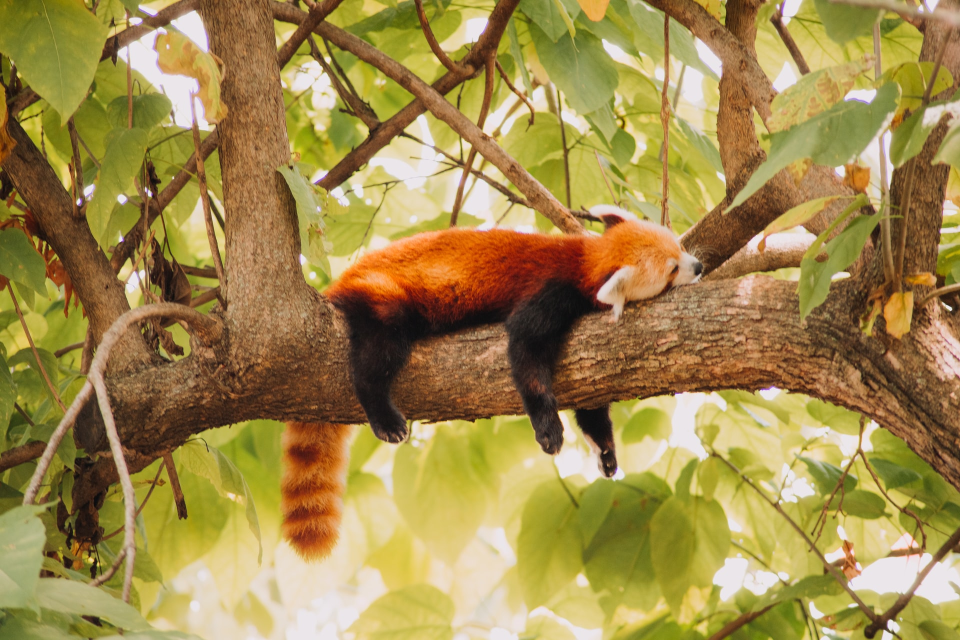
#> input picture Pillow-main/picture.jpg, 1920 x 1280 px (shown at 1/2 size)
$ python pillow6_ImageOps.py
#> lines starting #> are read from the running program, lines starting #| are printed output that depends on the picture
from PIL import Image, ImageOps

# image import
image = Image.open('picture.jpg')
#> image is the input picture: PIL image 1920x1280 RGB; mean R, G, B 160.9, 137.7, 76.5

# color changes
image_contrast = ImageOps.autocontrast(image = image, cutoff = 5)
image_inverted = ImageOps.invert(image)
image_solarize = ImageOps.solarize(image = image, threshold = 100)
image_posterize = ImageOps.posterize(image = image, bits = 1)
image_grayscale = ImageOps.grayscale(image = image)
image_equalized = ImageOps.equalize(image = image)
image_colorize = ImageOps.colorize(image = image.convert('L'), black = 'blue', white = 'red')
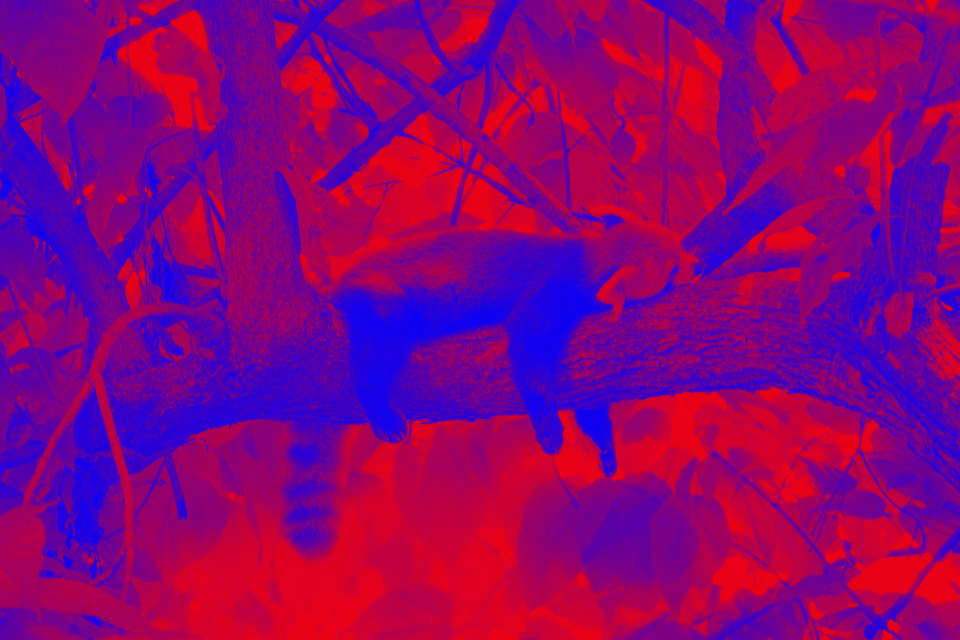
#> image_colorize: PIL image 1920x1280 RGB (shown at 1/2 size); mean R, G, B 137.7, 0, 117.3

# dimension changes
image_mirror = ImageOps.mirror(image)
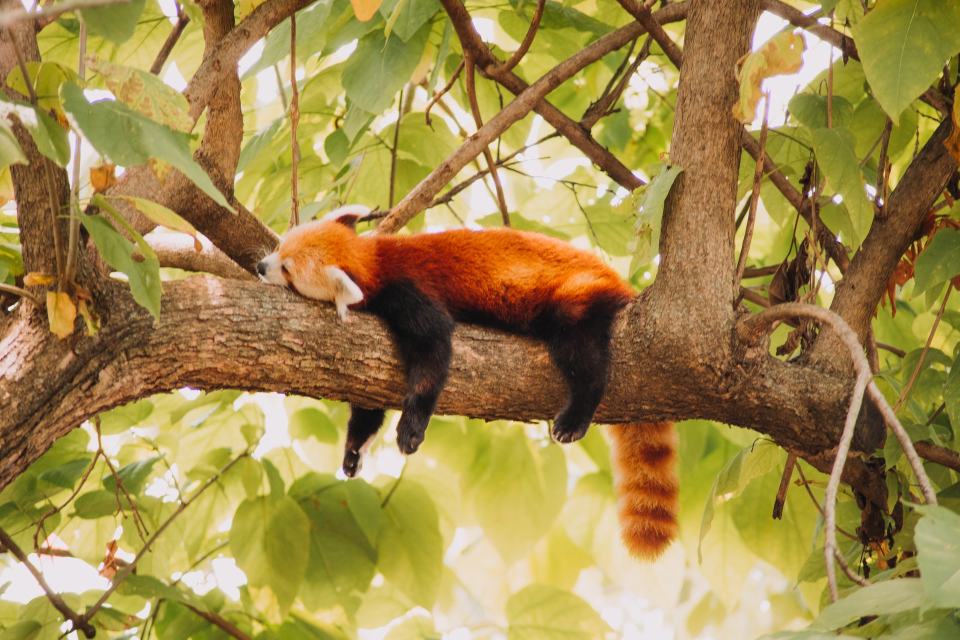
#> image_mirror: PIL image 1920x1280 RGB (shown at 1/2 size); mean R, G, B 160.9, 137.7, 76.5
image_flip = ImageOps.flip(image)
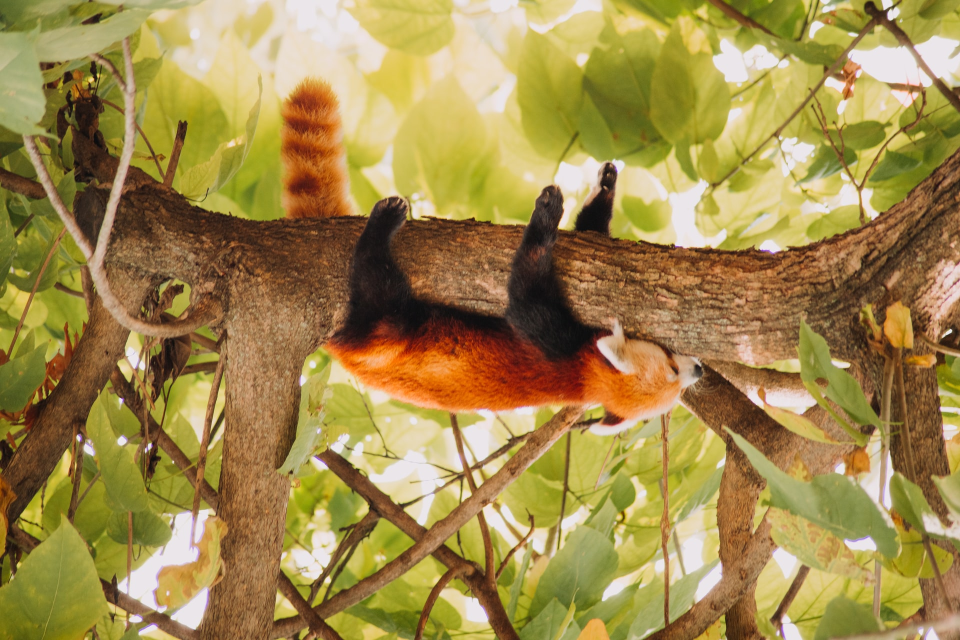
#> image_flip: PIL image 1920x1280 RGB (shown at 1/2 size); mean R, G, B 160.9, 137.7, 76.5
image_scale = ImageOps.scale(image = image, factor = 0.4)
image_contain = ImageOps.contain(image = image, size = (500,200))

# Adding and removing
image_border = ImageOps.expand(image = image, border = 100, fill = (255,255,0))
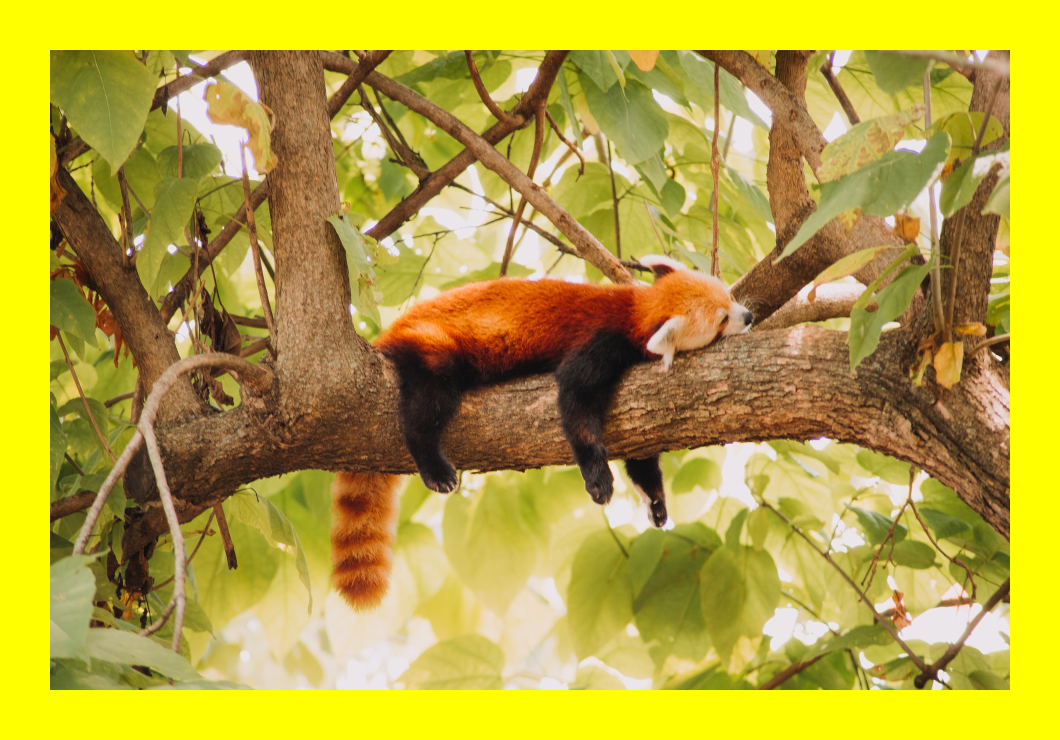
#> image_border: PIL image 2120x1480 RGB (shown at 1/2 size); mean R, G, B 181.3, 163.1, 59.9
image_padded = ImageOps.pad(image = image, size = (2500,1600))
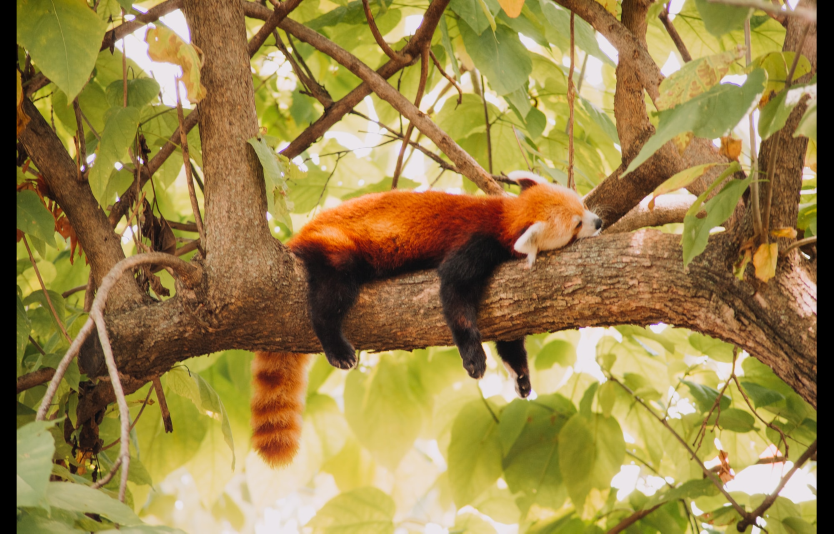
#> image_padded: PIL image 2500x1600 RGB (shown at 1/3 size); mean R, G, B 154.5, 132.2, 73.5
image_fit = ImageOps.fit(image = image, size = (500,300))
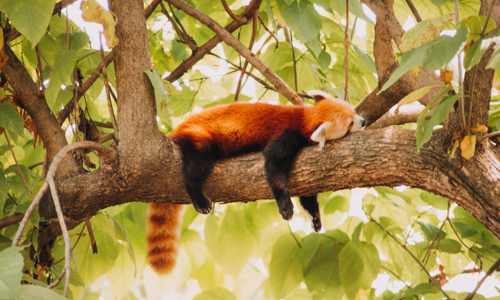
#> image_fit: PIL image 500x300 RGB; mean R, G, B 160.2, 135.9, 75.3
image_crop = ImageOps.crop(image = image, border = 400)
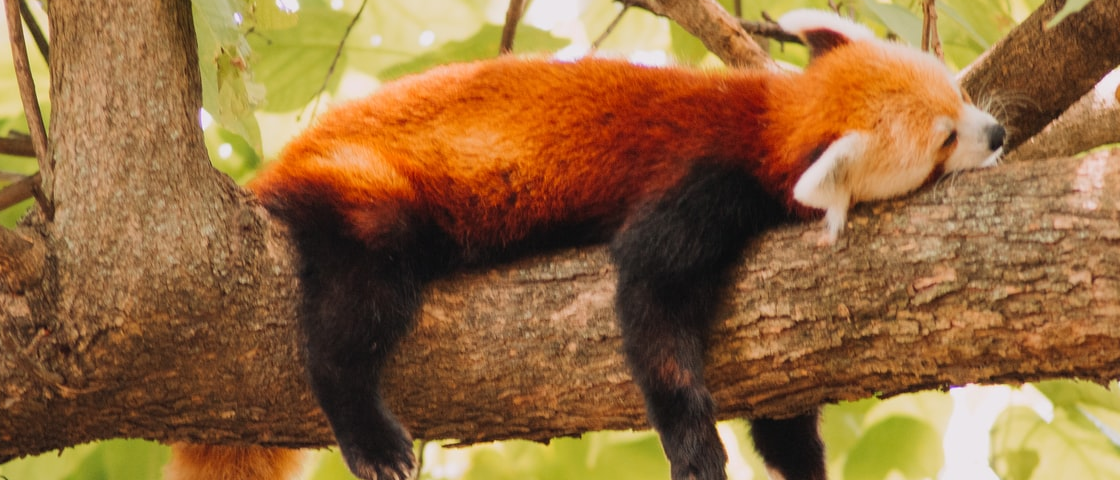
#> image_crop: PIL image 1120x480 RGB; mean R, G, B 146.3, 105.1, 61.2

image_flip.show()

$ run again, with Pillow-main/owl.jpg copied over Pillow-main/picture.jpg
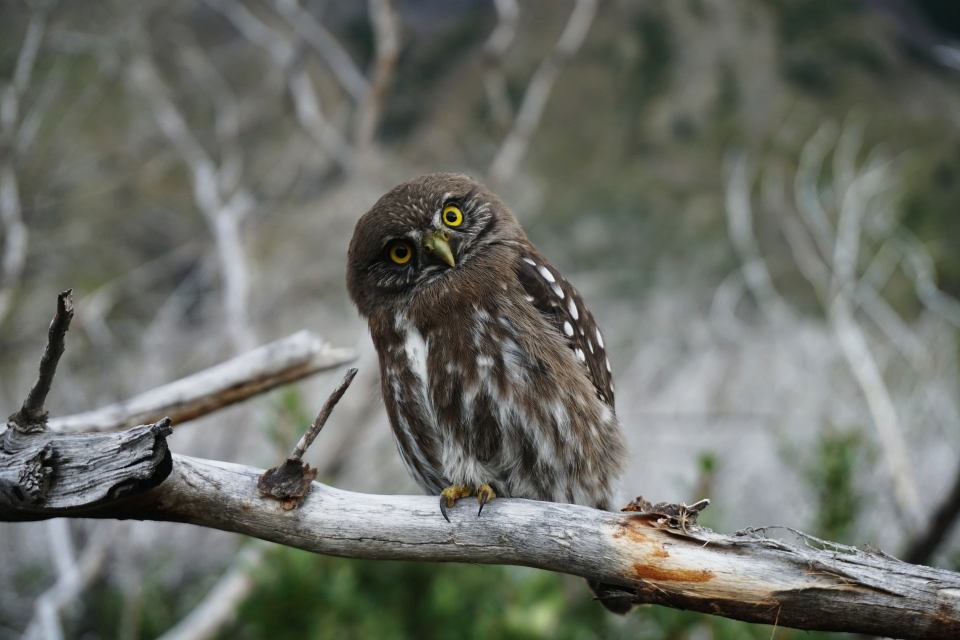
#> input picture Pillow-main/owl.jpg, 1920 x 1280 px (shown at 1/2 size)
#> image is the input picture: PIL image 1920x1280 RGB; mean R, G, B 106.4, 109.2, 102
#> `image_fit = ImageOps.fit(image = image, size = (500,300))`:
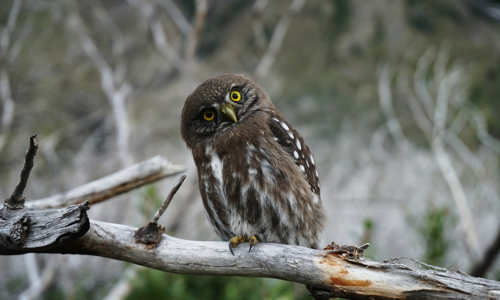
#> image_fit: PIL image 500x300 RGB; mean R, G, B 110.4, 112.8, 106.1
#> `image_crop = ImageOps.crop(image = image, border = 400)`:
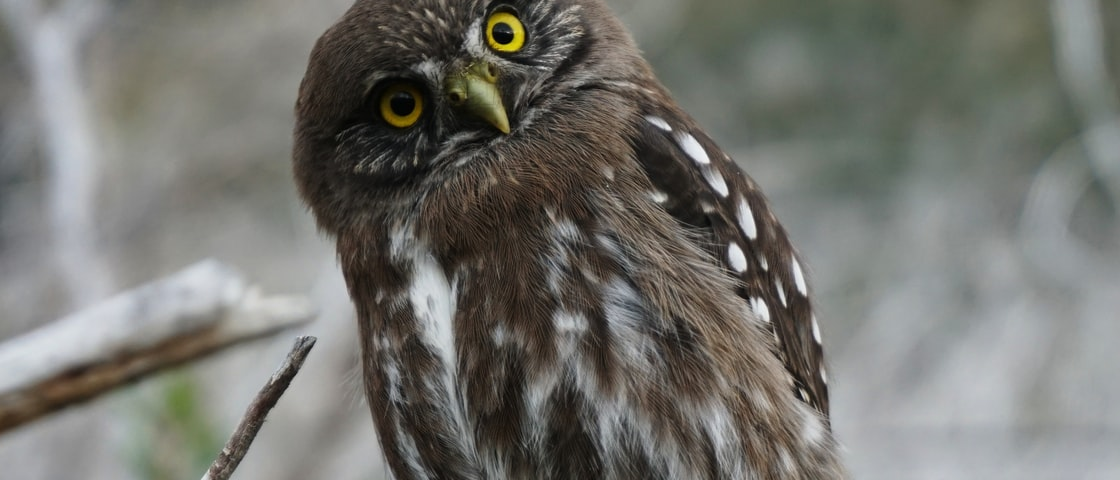
#> image_crop: PIL image 1120x480 RGB; mean R, G, B 115.6, 115.5, 110.2
